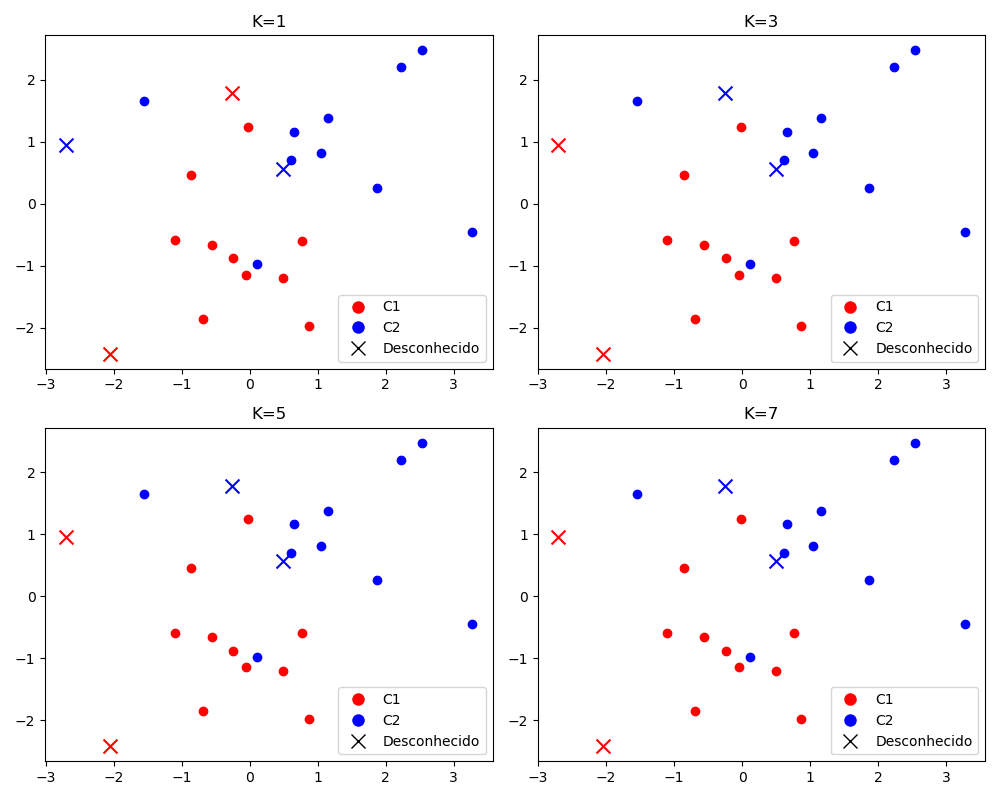

This chart was generated by the following Python code:
import numpy as np
import matplotlib.pyplot as plt
from sklearn.neighbors import KNeighborsClassifier
from matplotlib.lines import Line2D

# Gerar dados para C1 e C2
np.random.seed(0)
C1_data = np.random.normal(loc=-1, scale=1, size=(10, 2))  # 10 pontos para C1
C2_data = np.random.normal(loc=1, scale=1, size=(10, 2))   # 10 pontos para C2

# Gerar novos dados para classificação
unknown_data = np.vstack([
    np.random.normal(loc=-1, scale=1, size=(2, 2)),  # 2 pontos desconhecidos para C1
    np.random.normal(loc=1, scale=1, size=(2, 2))    # 2 pontos desconhecidos para C2
])

# Criar rótulos para os dados conhecidos
labels_C1 = np.full(10, 'C1')
labels_C2 = np.full(10, 'C2')

# Criar rótulos para os novos dados (desconhecidos)
unknown_labels = np.array(['Desconhecido', 'Desconhecido', 'Desconhecido', 'Desconhecido'])

# Combinar dados e rótulos para todos os pontos
X = np.vstack([C1_data, C2_data, unknown_data])
y = np.hstack([labels_C1, labels_C2, unknown_labels])

# Configurar o classificador K-NN
k_values = [1, 3, 5, 7]
fig, axs = plt.subplots(2, 2, figsize=(10, 8))

for i, k in enumerate(k_values):
    knn = KNeighborsClassifier(n_neighbors=k)
    knn.fit(X[:-4], y[:-4])  # Excluindo os 4 pontos desconhecidos da matriz X e dos rótulos y
    pred = knn.predict(X[-4:])  # Classificar os 4 pontos desconhecidos
    
    # Plotar os dados conhecidos
    axs[i // 2, i % 2].scatter(C1_data[:, 0], C1_data[:, 1], color='red', label='C1')
    axs[i // 2, i % 2].scatter(C2_data[:, 0], C2_data[:, 1], color='blue', label='C2')
    
    # Plotar a classificação dos novos dados
    for j, p in enumerate(pred):
        color = 'red' if p == 'C1' else 'blue'
        marker = 'x'  # Marcar corretamente classificados com 's' e incorretamente com 'x'
        axs[i // 2, i % 2].scatter(X[-4:][j, 0], X[-4:][j, 1], color=color, marker=marker, s=100)  # Aumentar o tamanho para melhor visualização
        axs[i // 2, i % 2].set_title(f'K={k}')
        legend_elements = [
            Line2D([0], [0], marker='o', color='w', label='C1', markerfacecolor='red', markersize=10),
            Line2D([0], [0], marker='o', color='w', label='C2', markerfacecolor='blue', markersize=10),
            Line2D([0], [0], marker='x', color='w', label='Desconhecido', markeredgecolor='black', markersize=10),
        ]
        axs[i // 2, i % 2].legend(handles=legend_elements)

plt.tight_layout()
plt.show()
